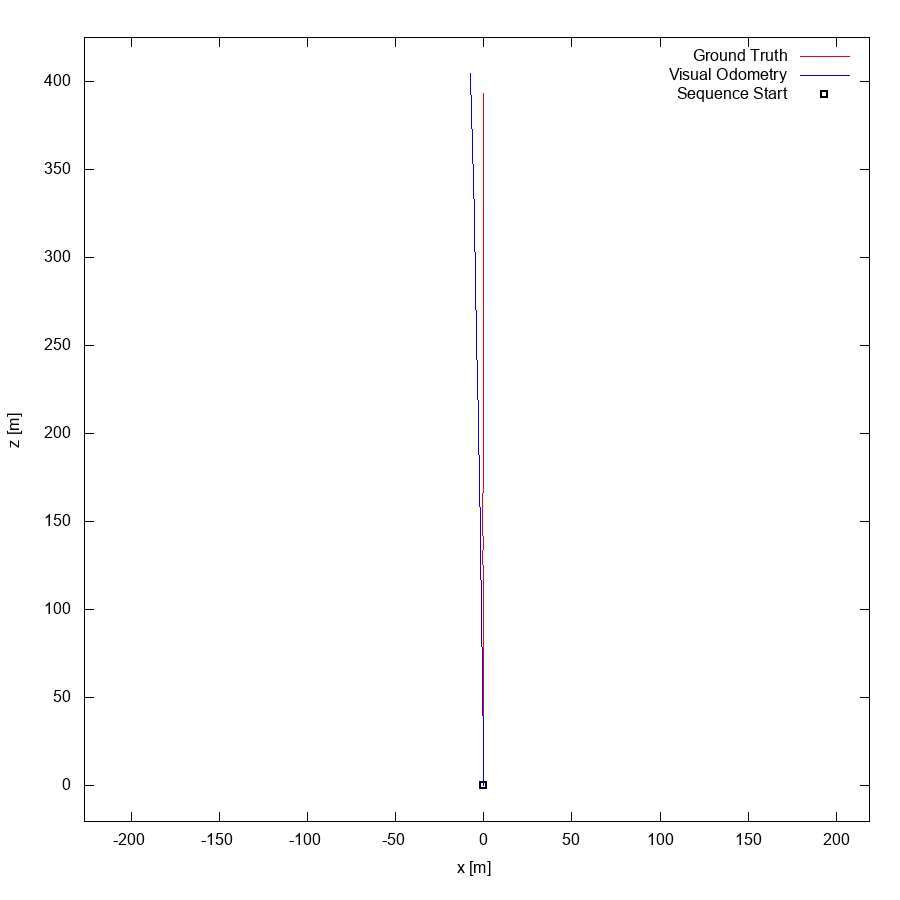

gnuplot code for this plot:
set term postscript eps enhanced color
set output "04.eps"
set size ratio -1
set xrange [-226.611420:218.867493]
set yrange [-20.249039:425.229858]
set xlabel "x [m]"
set ylabel "z [m]"
plot "04.txt" using 1:3 lc rgb "#FF0000" title 'Ground Truth' w lines,"04.txt" using 4:6 lc rgb "#0000FF" title 'Visual Odometry' w lines,"< head -1 04.txt" using 1:3 lc rgb "#000000" pt 4 ps 1 lw 2 title 'Sequence Start' w points
